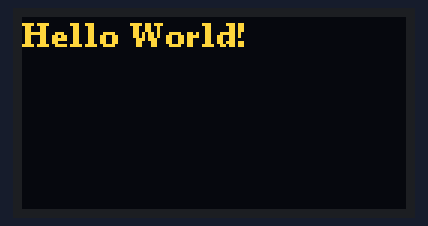
Recording of a sketch running on a simulated Arduino Uno, built with avr-gcc and run on an emulated ATmega328P. Parts: 128×64 one-colour display. The OLED is the two-colour kind (top 16 rows yellow).

Above: at 0.1 s.

The sketch:

3OLED.ino
```cpp
#include <Arduino.h>
#include <U8g2lib.h>

#ifdef U8X8_HAVE_HW_SPI
#include <SPI.h>
#endif
#ifdef U8X8_HAVE_HW_I2C
#include <Wire.h>
#endif

U8G2_SH1106_128X64_NONAME_F_HW_I2C u8g2(U8G2_R0, /* reset=*/ U8X8_PIN_NONE);//选择1.3寸SH1106 OLED显示屏
void setup(void) {
  u8g2.begin();//构造u8g2模式：初始化显示器，重置清屏，唤醒屏幕
}

void loop(void) {
  u8g2.clearBuffer();         // 清缓冲区
  u8g2.setFont(u8g2_font_ncenB08_tr); // 设置字体
  u8g2.drawStr(0,10,"Hello World!");  // 绘制字符串“Hello World”
  u8g2.sendBuffer();          // 将缓冲区数据发送给示显器，发刷新消息
  delay(1000);
}
```
